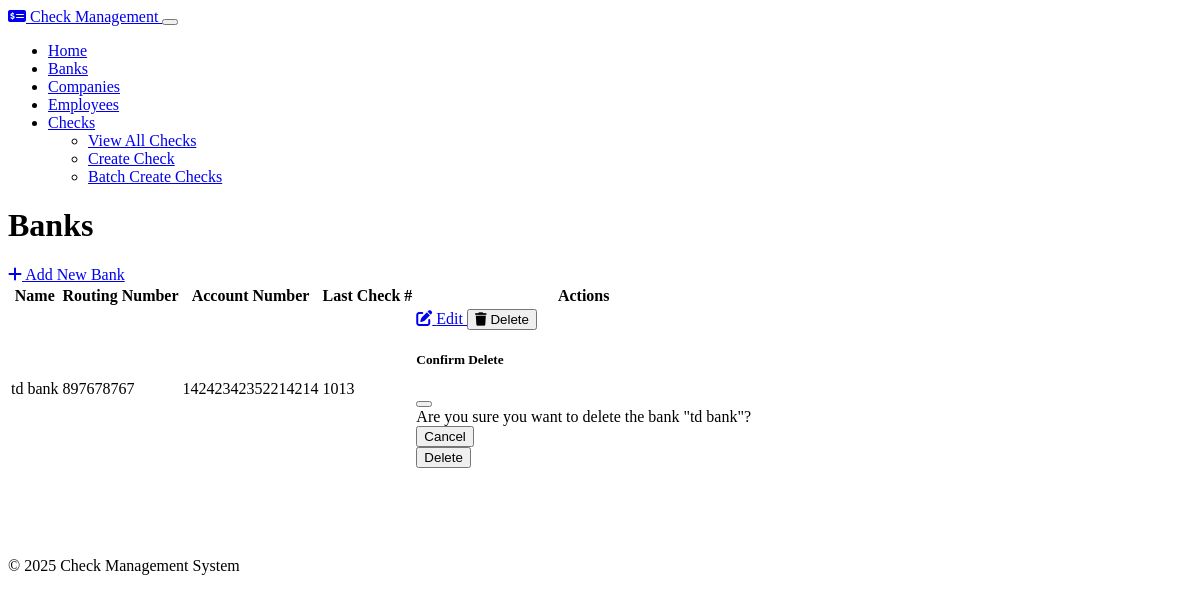
Page /banks (signed in) on the committed database.
### models.py (models this page shows, shortened)
class Bank(db.Model):
    id = db.Column(db.Integer, primary_key=True)
    name = db.Column(db.String(100), nullable=False)
    routing_number = db.Column(db.String(9), nullable=False)
    account_number = db.Column(db.String(20), nullable=False)
    last_check_number = db.Column(db.Integer, default=1000)
    checks = db.relationship('Check', backref='bank', lazy=True, cascade="all, delete-orphan")

### routes.py (the view)
    @app.route('/banks')
    @login_required
    @role_required('admin')
    def banks_index():
        banks = Bank.query.all()
        return render_template('banks/index.html', banks=banks)

### utils/__init__.py (called while the page is built)
def login_required(f):
    @wraps(f)
    def decorated_function(*args, **kwargs):
        if 'user_id' not in session:
            return redirect(url_for('login'))
        return f(*args, **kwargs)
    return decorated_function

def role_required(role):
    def decorator(f):
        @wraps(f)
        def wrapped(*args, **kwargs):
            if session.get('role') != role:
                abort(403)
            return f(*args, **kwargs)
        return wrapped
    return decorator

### templates/banks/index.html
{% extends 'layout.html' %}
{% block content %}
<div class="d-flex justify-content-between align-items-center mb-4">
    <h1>Banks</h1>
    <a href="{{ url_for('banks_create') }}" class="btn btn-primary">
        <i class="fas fa-plus me-1"></i> Add New Bank
    </a>
</div>
{% if banks %}
    <div class="table-responsive">
        <table class="table table-hover">
            <thead>
                <tr>
                    <th>Name</th>
                    <th>Routing Number</th>
                    <th>Account Number</th>
                    <th>Last Check #</th>
                    <th>Actions</th>
                </tr>
            </thead>
            <tbody>
                {% for bank in banks %}
                    <tr>
                        <td>{{ bank.name }}</td>
                        <td>{{ bank.routing_number }}</td>
                        <td>{{ bank.account_number }}</td>
                        <td>{{ bank.last_check_number }}</td>
                        <td>
                            <div class="btn-group" role="group">
                                <a href="{{ url_for('banks_edit', id=bank.id) }}" class="btn btn-sm btn-secondary">
                                    <i class="fas fa-edit"></i> Edit
                                </a>
                                <button type="button" class="btn btn-sm btn-danger" data-bs-toggle="modal" data-bs-target="#deleteModal{{ bank.id }}">
                                    <i class="fas fa-trash"></i> Delete
                                </button>
                            </div>
                            <div class="modal fade" id="deleteModal{{ bank.id }}" tabindex="-1" aria-labelledby="deleteModalLabel{{ bank.id }}" aria-hidden="true">
                                <div class="modal-dialog">
                                    <div class="modal-content">
                                        <div class="modal-header">
                                            <h5 class="modal-title" id="deleteModalLabel{{ bank.id }}">Confirm Delete</h5>
                                            <button type="button" class="btn-close" data-bs-dismiss="modal" aria-label="Close"></button>
                                        </div>
                                        <div class="modal-body">
                                            Are you sure you want to delete the bank "{{ bank.name }}"?
                                        </div>
                                        <div class="modal-footer">
                                            <button type="button" class="btn btn-secondary" data-bs-dismiss="modal">Cancel</button>
                                            <form action="{{ url_for('banks_delete', id=bank.id) }}" method="post">
                                                <button type="submit" class="btn btn-danger">Delete</button>
                                            </form>
                                        </div>
                                    </div>
                                </div>
                            </div>
                        </td>
                    </tr>
                {% endfor %}
            </tbody>
        </table>
    </div>
{% else %}
    <div class="alert alert-info">
        <i class="fas fa-info-circle me-2"></i> No banks found. Please add a bank to get started.
    </div>
{% endif %}
{% endblock %}

### static/css/custom.css (style rules this page uses)
.btn-group .btn { transition: all 0.2s ease; }
.table th { font-weight: 600; }

### rows in the picture
Bank: name "td bank", routing_number "897678767", account_number "14242342352214214", last_check_number "1013"
